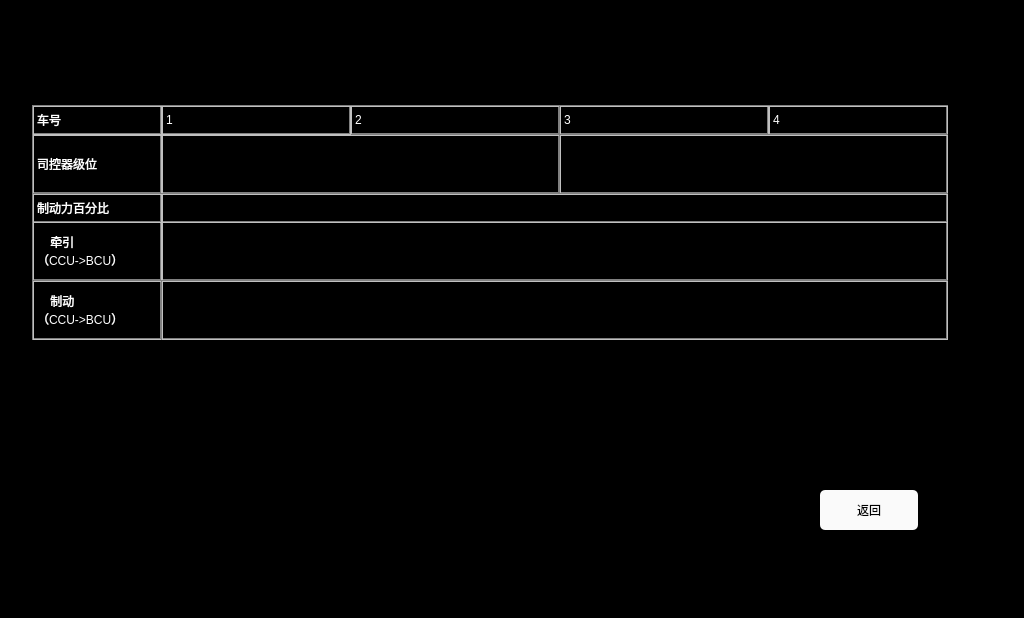
<?xml version="1.0" encoding="UTF-8"?>
<ui version="4.0">
 <class>DriverTestPage</class>
 <widget class="QWidget" name="DriverTestPage">
  <property name="geometry">
   <rect>
    <x>0</x>
    <y>0</y>
    <width>1024</width>
    <height>618</height>
   </rect>
  </property>
  <property name="windowTitle">
   <string>Form</string>
  </property>
  <property name="styleSheet">
   <string notr="true">QLabel
{
	color: white;
	border: 2px groove, gray;
    border-color: gray;
	font: 20px, &quot;SimHei&quot;;	
}

QWidget
{
	background-color: black;
}

QPushButton
{
	font: 20px, &quot;SimHei&quot;;
    color: black;
	background-color: rgb(250, 250, 250);
	border-radius: 5px;
}
</string>
  </property>
  <widget class="QLabel" name="label2">
   <property name="geometry">
    <rect>
     <x>350</x>
     <y>105</y>
     <width>210</width>
     <height>30</height>
    </rect>
   </property>
   <property name="text">
    <string>2</string>
   </property>
  </widget>
  <widget class="QLabel" name="label_Level1">
   <property name="geometry">
    <rect>
     <x>161</x>
     <y>134</y>
     <width>399</width>
     <height>60</height>
    </rect>
   </property>
   <property name="layoutDirection">
    <enum>Qt::LeftToRight</enum>
   </property>
   <property name="text">
    <string/>
   </property>
   <property name="alignment">
    <set>Qt::AlignCenter</set>
   </property>
  </widget>
  <widget class="QLabel" name="label1">
   <property name="geometry">
    <rect>
     <x>161</x>
     <y>105</y>
     <width>190</width>
     <height>30</height>
    </rect>
   </property>
   <property name="text">
    <string>1</string>
   </property>
  </widget>
  <widget class="QLabel" name="label4">
   <property name="geometry">
    <rect>
     <x>768</x>
     <y>105</y>
     <width>180</width>
     <height>30</height>
    </rect>
   </property>
   <property name="text">
    <string>4</string>
   </property>
  </widget>
  <widget class="QLabel" name="label_Level">
   <property name="geometry">
    <rect>
     <x>32</x>
     <y>134</y>
     <width>130</width>
     <height>60</height>
    </rect>
   </property>
   <property name="styleSheet">
    <string notr="true"/>
   </property>
   <property name="text">
    <string>司控器级位</string>
   </property>
  </widget>
  <widget class="QLabel" name="label_traction1">
   <property name="geometry">
    <rect>
     <x>161</x>
     <y>221</y>
     <width>787</width>
     <height>60</height>
    </rect>
   </property>
   <property name="layoutDirection">
    <enum>Qt::LeftToRight</enum>
   </property>
   <property name="text">
    <string/>
   </property>
   <property name="alignment">
    <set>Qt::AlignCenter</set>
   </property>
  </widget>
  <widget class="QLabel" name="label3">
   <property name="geometry">
    <rect>
     <x>559</x>
     <y>105</y>
     <width>210</width>
     <height>30</height>
    </rect>
   </property>
   <property name="text">
    <string>3</string>
   </property>
  </widget>
  <widget class="QLabel" name="label_traction">
   <property name="geometry">
    <rect>
     <x>32</x>
     <y>221</y>
     <width>130</width>
     <height>60</height>
    </rect>
   </property>
   <property name="styleSheet">
    <string notr="true"/>
   </property>
   <property name="text">
    <string>    牵引
（CCU-&gt;BCU）</string>
   </property>
  </widget>
  <widget class="QLabel" name="label">
   <property name="geometry">
    <rect>
     <x>32</x>
     <y>105</y>
     <width>130</width>
     <height>30</height>
    </rect>
   </property>
   <property name="text">
    <string>车号</string>
   </property>
  </widget>
  <widget class="QLabel" name="label_Level2">
   <property name="geometry">
    <rect>
     <x>559</x>
     <y>134</y>
     <width>389</width>
     <height>60</height>
    </rect>
   </property>
   <property name="styleSheet">
    <string notr="true"/>
   </property>
   <property name="text">
    <string/>
   </property>
  </widget>
  <widget class="QLabel" name="label_brake">
   <property name="geometry">
    <rect>
     <x>32</x>
     <y>280</y>
     <width>130</width>
     <height>60</height>
    </rect>
   </property>
   <property name="styleSheet">
    <string notr="true"/>
   </property>
   <property name="text">
    <string>    制动
（CCU-&gt;BCU）</string>
   </property>
  </widget>
  <widget class="QLabel" name="label_brake1">
   <property name="geometry">
    <rect>
     <x>161</x>
     <y>280</y>
     <width>787</width>
     <height>60</height>
    </rect>
   </property>
   <property name="layoutDirection">
    <enum>Qt::LeftToRight</enum>
   </property>
   <property name="text">
    <string/>
   </property>
   <property name="alignment">
    <set>Qt::AlignCenter</set>
   </property>
  </widget>
  <widget class="QLabel" name="label_brakePercent1">
   <property name="geometry">
    <rect>
     <x>161</x>
     <y>193</y>
     <width>787</width>
     <height>30</height>
    </rect>
   </property>
   <property name="layoutDirection">
    <enum>Qt::LeftToRight</enum>
   </property>
   <property name="text">
    <string/>
   </property>
   <property name="alignment">
    <set>Qt::AlignCenter</set>
   </property>
  </widget>
  <widget class="QLabel" name="label_brakePercent">
   <property name="geometry">
    <rect>
     <x>32</x>
     <y>193</y>
     <width>130</width>
     <height>30</height>
    </rect>
   </property>
   <property name="styleSheet">
    <string notr="true"/>
   </property>
   <property name="text">
    <string>制动力百分比</string>
   </property>
  </widget>
  <widget class="QPushButton" name="btn_back">
   <property name="geometry">
    <rect>
     <x>820</x>
     <y>490</y>
     <width>98</width>
     <height>40</height>
    </rect>
   </property>
   <property name="text">
    <string>返回</string>
   </property>
  </widget>
 </widget>
 <resources/>
 <connections/>
</ui>
